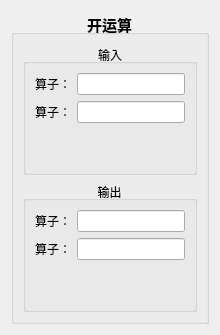
        <widget class="QWidget" name="page_16">
         <layout class="QVBoxLayout" name="verticalLayout_27">
          <item>
           <widget class="QGroupBox" name="groupBox_39">
            <property name="font">
             <font>
              <pointsize>11</pointsize>
              <bold>true</bold>
             </font>
            </property>
            <property name="autoFillBackground">
             <bool>true</bool>
            </property>
            <property name="title">
             <string>开运算</string>
            </property>
            <property name="alignment">
             <set>Qt::AlignCenter</set>
            </property>
            <layout class="QVBoxLayout" name="verticalLayout_67">
             <item>
              <widget class="QGroupBox" name="groupBox_40">
               <property name="font">
                <font>
                 <pointsize>9</pointsize>
                 <bold>false</bold>
                </font>
               </property>
               <property name="title">
                <string>输入</string>
               </property>
               <property name="alignment">
                <set>Qt::AlignCenter</set>
               </property>
               <layout class="QVBoxLayout" name="verticalLayout_68">
                <item>
                 <layout class="QVBoxLayout" name="verticalLayout_69">
                  <item>
                   <layout class="QHBoxLayout" name="horizontalLayout_40">
                    <item>
                     <widget class="QLabel" name="label_38">
                      <property name="text">
                       <string>算子：</string>
                      </property>
                     </widget>
                    </item>
                    <item>
                     <widget class="QLineEdit" name="lineEdit_38"/>
                    </item>
                   </layout>
                  </item>
                  <item>
                   <layout class="QHBoxLayout" name="horizontalLayout_41">
                    <item>
                     <widget class="QLabel" name="label_39">
                      <property name="text">
                       <string>算子：</string>
                      </property>
                     </widget>
                    </item>
                    <item>
                     <widget class="QLineEdit" name="lineEdit_39"/>
                    </item>
                   </layout>
                  </item>
                 </layout>
                </item>
                <item>
                 <spacer name="verticalSpacer_20">
                  <property name="orientation">
                   <enum>Qt::Vertical</enum>
                  </property>
                  <property name="sizeHint" stdset="0">
                   <size>
                    <width>20</width>
                    <height>40</height>
                   </size>
                  </property>
                 </spacer>
                </item>
               </layout>
              </widget>
             </item>
             <item>
              <widget class="QGroupBox" name="groupBox_41">
               <property name="font">
                <font>
                 <pointsize>9</pointsize>
                 <bold>false</bold>
                </font>
               </property>
               <property name="title">
                <string>输出</string>
               </property>
               <property name="alignment">
                <set>Qt::AlignCenter</set>
               </property>
               <layout class="QVBoxLayout" name="verticalLayout_70">
                <item>
                 <layout class="QVBoxLayout" name="verticalLayout_71">
                  <item>
                   <layout class="QHBoxLayout" name="horizontalLayout_42">
                    <item>
                     <widget class="QLabel" name="label_40">
                      <property name="text">
                       <string>算子：</string>
                      </property>
                     </widget>
                    </item>
                    <item>
                     <widget class="QLineEdit" name="lineEdit_40"/>
                    </item>
                   </layout>
                  </item>
                  <item>
                   <layout class="QHBoxLayout" name="horizontalLayout_43">
                    <item>
                     <widget class="QLabel" name="label_41">
                      <property name="text">
                       <string>算子：</string>
                      </property>
                     </widget>
                    </item>
                    <item>
                     <widget class="QLineEdit" name="lineEdit_41"/>
                    </item>
                   </layout>
                  </item>
                 </layout>
                </item>
                <item>
                 <spacer name="verticalSpacer_21">
                  <property name="orientation">
                   <enum>Qt::Vertical</enum>
                  </property>
                  <property name="sizeHint" stdset="0">
                   <size>
                    <width>20</width>
                    <height>40</height>
                   </size>
                  </property>
                 </spacer>
                </item>
               </layout>
              </widget>
             </item>
            </layout>
           </widget>
          </item>
         </layout>
        </widget>
